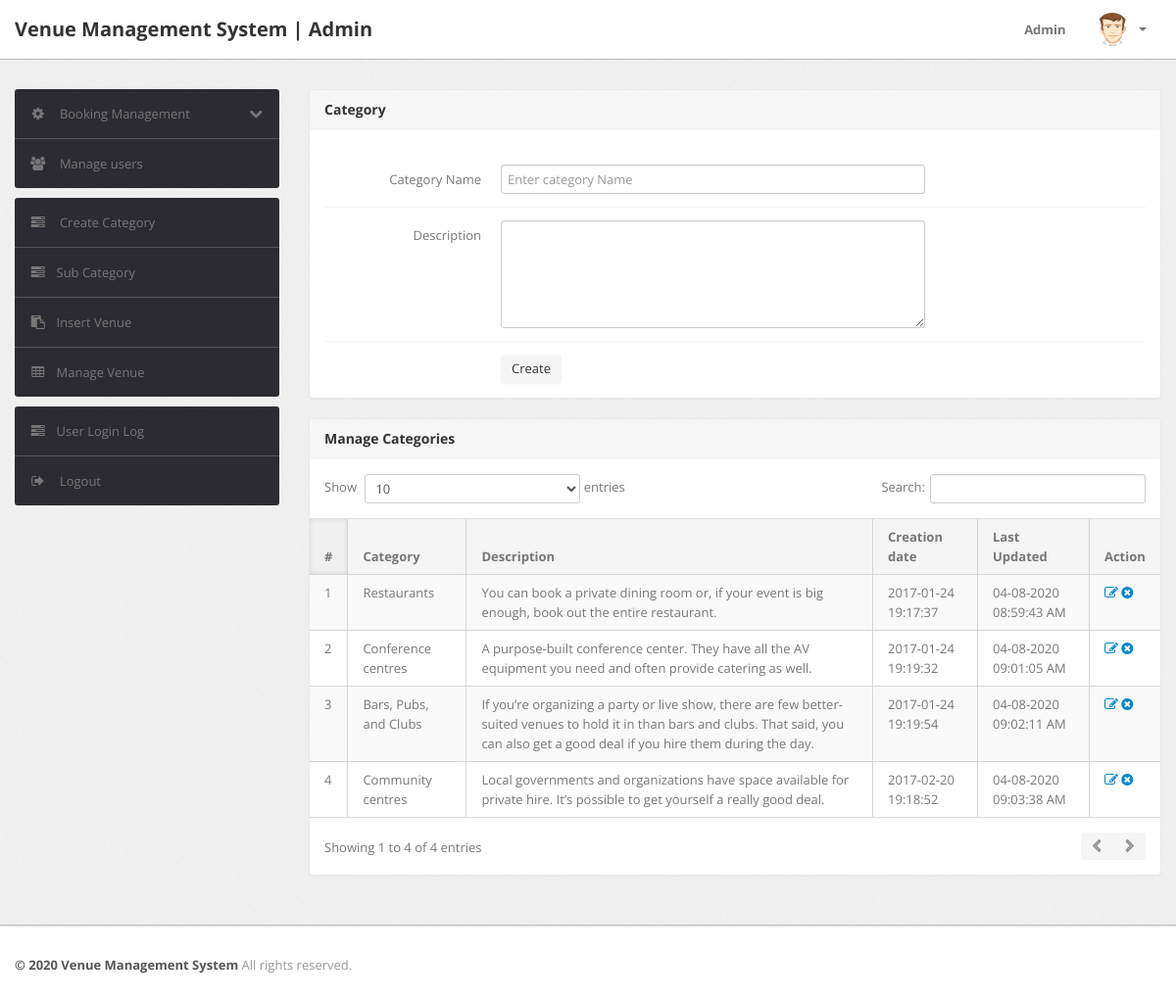
The app's page /admin/category.php (signed in) with its own data.
### tables this page shows
CREATE TABLE `category` (
  `id` int(11) NOT NULL,
  `categoryName` varchar(255) DEFAULT NULL,
  `categoryDescription` longtext DEFAULT NULL,
  `creationDate` timestamp NOT NULL DEFAULT current_timestamp(),
  `updationDate` varchar(255) DEFAULT NULL
);

### admin/category.php (the view, shortened to what this page needs)
<?php
include('include/config.php');
if(strlen($_SESSION['alogin'])==0)
	{
header('location:index.php');
}
else{
?>
<!DOCTYPE html>
<html lang="en">
<head>
	<link type="text/css" href="bootstrap/css/bootstrap.min.css" rel="stylesheet">
	<link type="text/css" href="bootstrap/css/bootstrap-responsive.min.css" rel="stylesheet">
	<link type="text/css" href="css/theme.css" rel="stylesheet">
	<link type="text/css" href="images/icons/css/font-awesome.css" rel="stylesheet">
</head>
<body>
<?php include('include/header.php');?>
	<div class="wrapper">
		<div class="container">
			<div class="row">
<?php include('include/sidebar.php');?>
			<div class="span9">
					<div class="content">
						<div class="module">
							<div class="module-head">
								<h3>Category</h3>
							</div>
							<div class="module-body">
									<br />
			<form class="form-horizontal row-fluid" name="Category" method="post" >
<div class="control-group">
<label class="control-label" for="basicinput">Category Name</label>
<div class="controls">
<input type="text" placeholder="Enter category Name"  name="category" class="span8 tip" required>
</div>
</div>
<div class="control-group">
											<label class="control-label" for="basicinput">Description</label>
											<div class="controls">
												<textarea class="span8" name="description" rows="5"></textarea>
											</div>
										</div>
	<div class="control-group">
											<div class="controls">
												<button type="submit" name="submit" class="btn">Create</button>
											</div>
										</div>
									</form>
							</div>
						</div>
	<div class="module">
							<div class="module-head">
								<h3>Manage Categories</h3>
							</div>
							<div class="module-body table">
								<table cellpadding="0" cellspacing="0" border="0" class="datatable-1 table table-bordered table-striped	 display" width="100%">
									<thead>
										<tr>
											<th>#</th>
											<th>Category</th>
											<th>Description</th>
											<th>Creation date</th>
											<th>Last Updated</th>
											<th>Action</th>
										</tr>
									</thead>
									<tbody>
<?php $query=mysqli_query($con,"select * from category");
$cnt=1;
while($row=mysqli_fetch_array($query))
{
?>
										<tr>
											<td><?php echo htmlentities($cnt);?></td>
											<td><?php echo htmlentities($row['categoryName']);?></td>
											<td><?php echo htmlentities($row['categoryDescription']);?></td>
											<td> <?php echo htmlentities($row['creationDate']);?></td>
											<td><?php echo htmlentities($row['updationDate']);?></td>
											<td>
											<a href="edit-category.php?id=<?php echo $row['id']?>" ><i class="icon-edit"></i></a>
											<a href="category.php?id=<?php echo $row['id']?>&del=delete" onClick="return confirm('Are you sure you want to delete?')"><i class="icon-remove-sign"></i></a></td>
										</tr>
										<?php $cnt=$cnt+1; } ?>
								</table>
							</div>
						</div>
					</div>
				</div>
			</div>
		</div>
	</div>
<?php include('include/footer.php');?>
</body>
<?php } ?>

### records on screen
category: categoryName "Restaurants", categoryDescription "You can book a private dining room or, if your event is big enough, book out the entire restaurant.", creationDate "2017-01-24 19:17:37", updationDate "04-08-2020 08:59:43 AM"
category: categoryName "Conference centres", categoryDescription "A purpose-built conference center. They have all the AV equipment you need and often provide catering as well.", creationDate "2017-01-24 19:19:32", updationDate "04-08-2020 09:01:05 AM"
category: categoryName "Bars, Pubs, and Clubs", categoryDescription "If you’re organizing a party or live show, there are few better-suited venues to hold it in than bars and clubs. That said, you can also get a good deal if you hire them during the day.", creationDate "2017-01-24 19:19:54", updationDate "04-08-2020 09:02:11 AM"
category: categoryName "Community centres", categoryDescription "Local governments and organizations have space available for private hire. It’s possible to get yourself a really good deal.", creationDate "2017-02-20 19:18:52", updationDate "04-08-2020 09:03:38 AM"
